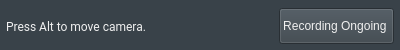
<?xml version="1.0" encoding="UTF-8"?>
<ui version="4.0">
 <class>VirtualSceneControls</class>
 <widget class="QFrame" name="VirtualSceneControls">
  <property name="geometry">
   <rect>
    <x>0</x>
    <y>0</y>
    <width>400</width>
    <height>50</height>
   </rect>
  </property>
  <property name="windowTitle">
   <string notr="true"/>
  </property>
  <property name="styleSheet">
   <string notr="true">background-color: #394249;
color: #f0f0f0</string>
  </property>
  <layout class="QVBoxLayout" name="mainLayout">
   <property name="spacing">
    <number>0</number>
   </property>
   <property name="leftMargin">
    <number>0</number>
   </property>
   <property name="topMargin">
    <number>0</number>
   </property>
   <property name="rightMargin">
    <number>0</number>
   </property>
   <property name="bottomMargin">
    <number>0</number>
   </property>
   <item>
    <layout class="QHBoxLayout" name="horizontalLayout">
     <property name="spacing">
      <number>1</number>
     </property>
     <property name="leftMargin">
      <number>6</number>
     </property>
     <property name="topMargin">
      <number>4</number>
     </property>
     <property name="rightMargin">
      <number>6</number>
     </property>
     <property name="bottomMargin">
      <number>2</number>
     </property>
     <item>
      <widget class="QLabel" name="instructions">
       <property name="font">
        <font>
         <family>Roboto</family>
        </font>
       </property>
       <property name="styleSheet">
        <string notr="true">background-color:transparent</string>
       </property>
       <property name="text">
        <string>Press Alt to move camera.</string>
       </property>
       <property name="margin">
        <number>6</number>
       </property>
      </widget>
     </item>
     <item>
      <spacer name="horizontalSpacer">
       <property name="orientation">
        <enum>Qt::Horizontal</enum>
       </property>
       <property name="sizeHint" stdset="0">
        <size>
         <width>40</width>
         <height>20</height>
        </size>
       </property>
      </spacer>
     </item>
     <item>
      <widget class="RaisedMaterialButton" name="recOngoingButton">
       <property name="minimumSize">
        <size>
         <width>0</width>
         <height>36</height>
        </size>
       </property>
       <property name="visible">
        <bool>false</bool>
       </property>
       <property name="styleSheet">
        <string notr="true"/>
       </property>
       <property name="text">
        <string>Recording Ongoing </string>
       </property>
       <property name="icon">
        <iconset resource="resources.qrc">
         <normaloff>:/dark/recordCircle</normaloff>:/dark/recordCircle</iconset>
       </property>
       <property name="ColorGroup" stdset="0">
        <string>Button</string>
       </property>
      </widget>
     </item>
    </layout>
   </item>
  </layout>
 </widget>
 <customwidgets>
  <customwidget>
   <class>RaisedMaterialButton</class>
   <extends>QPushButton</extends>
   <header>android/skin/qt/raised-material-button.h</header>
  </customwidget>
 </customwidgets>
 <resources>
  <include location="resources.qrc"/>
 </resources>
 <connections/>
</ui>
